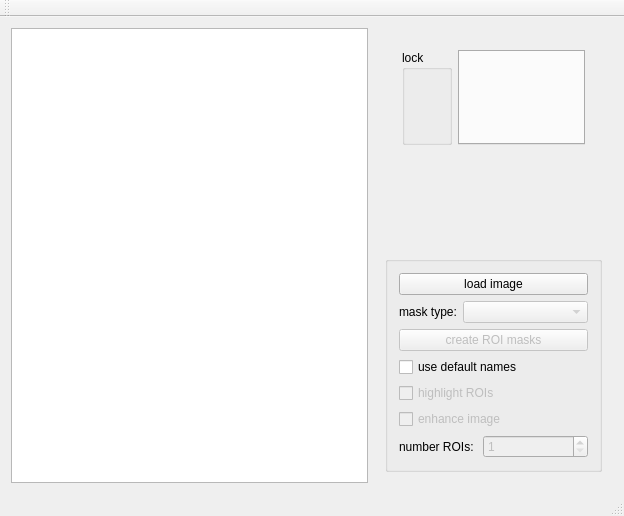
<?xml version="1.0" encoding="UTF-8"?>
<ui version="4.0">
 <class>MainWindow</class>
 <widget class="QMainWindow" name="MainWindow">
  <property name="geometry">
   <rect>
    <x>0</x>
    <y>0</y>
    <width>624</width>
    <height>516</height>
   </rect>
  </property>
  <property name="windowTitle">
   <string>MainWindow</string>
  </property>
  <widget class="QWidget" name="centralWidget">
   <layout class="QHBoxLayout" name="horizontalLayout">
    <item>
     <widget class="QGraphicsView" name="graphicsView"/>
    </item>
    <item>
     <widget class="QWidget" name="widget" native="true">
      <property name="sizePolicy">
       <sizepolicy hsizetype="Minimum" vsizetype="Preferred">
        <horstretch>0</horstretch>
        <verstretch>0</verstretch>
       </sizepolicy>
      </property>
      <layout class="QVBoxLayout" name="verticalLayout">
       <item>
        <widget class="QWidget" name="propertiesWidget" native="true">
         <property name="sizePolicy">
          <sizepolicy hsizetype="Minimum" vsizetype="Expanding">
           <horstretch>0</horstretch>
           <verstretch>0</verstretch>
          </sizepolicy>
         </property>
         <layout class="QGridLayout" name="gridLayout">
          <item row="0" column="2">
           <widget class="QTabWidget" name="maskFormsTabWidget">
            <property name="sizePolicy">
             <sizepolicy hsizetype="Minimum" vsizetype="MinimumExpanding">
              <horstretch>0</horstretch>
              <verstretch>0</verstretch>
             </sizepolicy>
            </property>
            <property name="currentIndex">
             <number>-1</number>
            </property>
           </widget>
          </item>
          <item row="1" column="0" colspan="4">
           <spacer name="verticalSpacer">
            <property name="orientation">
             <enum>Qt::Vertical</enum>
            </property>
            <property name="sizeHint" stdset="0">
             <size>
              <width>20</width>
              <height>40</height>
             </size>
            </property>
           </spacer>
          </item>
          <item row="0" column="1">
           <widget class="QGroupBox" name="maskLockGroupBox">
            <property name="sizePolicy">
             <sizepolicy hsizetype="Minimum" vsizetype="Minimum">
              <horstretch>0</horstretch>
              <verstretch>0</verstretch>
             </sizepolicy>
            </property>
            <property name="title">
             <string>lock</string>
            </property>
            <layout class="QVBoxLayout" name="maskLockLayout"/>
           </widget>
          </item>
         </layout>
        </widget>
       </item>
       <item>
        <widget class="QGroupBox" name="controlGroupBox">
         <property name="sizePolicy">
          <sizepolicy hsizetype="Minimum" vsizetype="Minimum">
           <horstretch>0</horstretch>
           <verstretch>0</verstretch>
          </sizepolicy>
         </property>
         <property name="checkable">
          <bool>false</bool>
         </property>
         <layout class="QVBoxLayout" name="verticalLayout_2">
          <item>
           <widget class="QPushButton" name="loadImagePushButton">
            <property name="text">
             <string>load image</string>
            </property>
           </widget>
          </item>
          <item>
           <widget class="QWidget" name="widget_3" native="true">
            <property name="sizePolicy">
             <sizepolicy hsizetype="Minimum" vsizetype="Preferred">
              <horstretch>0</horstretch>
              <verstretch>0</verstretch>
             </sizepolicy>
            </property>
            <layout class="QFormLayout" name="formLayout">
             <property name="leftMargin">
              <number>0</number>
             </property>
             <property name="topMargin">
              <number>0</number>
             </property>
             <property name="rightMargin">
              <number>0</number>
             </property>
             <property name="bottomMargin">
              <number>0</number>
             </property>
             <item row="0" column="0">
              <widget class="QLabel" name="label_2">
               <property name="text">
                <string>mask type:</string>
               </property>
              </widget>
             </item>
             <item row="0" column="1">
              <widget class="QComboBox" name="maskTypeComboBox">
               <property name="enabled">
                <bool>false</bool>
               </property>
               <property name="sizePolicy">
                <sizepolicy hsizetype="Minimum" vsizetype="Fixed">
                 <horstretch>0</horstretch>
                 <verstretch>0</verstretch>
                </sizepolicy>
               </property>
              </widget>
             </item>
            </layout>
           </widget>
          </item>
          <item>
           <widget class="QPushButton" name="createROIMasksPushButton">
            <property name="enabled">
             <bool>false</bool>
            </property>
            <property name="text">
             <string>create ROI masks</string>
            </property>
           </widget>
          </item>
          <item>
           <widget class="QCheckBox" name="useDefaultMaskFileNameCheckBox">
            <property name="text">
             <string>use default names</string>
            </property>
           </widget>
          </item>
          <item>
           <widget class="QCheckBox" name="highlightROIsCheckBox">
            <property name="enabled">
             <bool>false</bool>
            </property>
            <property name="text">
             <string>highlight ROIs</string>
            </property>
           </widget>
          </item>
          <item>
           <widget class="QCheckBox" name="enhanceImageCheckBox">
            <property name="enabled">
             <bool>false</bool>
            </property>
            <property name="text">
             <string>enhance image</string>
            </property>
           </widget>
          </item>
          <item>
           <widget class="QWidget" name="widget_2" native="true">
            <property name="sizePolicy">
             <sizepolicy hsizetype="Minimum" vsizetype="Preferred">
              <horstretch>0</horstretch>
              <verstretch>0</verstretch>
             </sizepolicy>
            </property>
            <layout class="QFormLayout" name="formLayout_2">
             <property name="leftMargin">
              <number>0</number>
             </property>
             <property name="topMargin">
              <number>0</number>
             </property>
             <property name="rightMargin">
              <number>0</number>
             </property>
             <property name="bottomMargin">
              <number>0</number>
             </property>
             <item row="0" column="0">
              <widget class="QLabel" name="label">
               <property name="sizePolicy">
                <sizepolicy hsizetype="Minimum" vsizetype="Preferred">
                 <horstretch>0</horstretch>
                 <verstretch>0</verstretch>
                </sizepolicy>
               </property>
               <property name="text">
                <string>number ROIs: </string>
               </property>
              </widget>
             </item>
             <item row="0" column="1">
              <widget class="QSpinBox" name="numberMasksSpinBox">
               <property name="enabled">
                <bool>false</bool>
               </property>
               <property name="minimum">
                <number>1</number>
               </property>
              </widget>
             </item>
            </layout>
           </widget>
          </item>
         </layout>
        </widget>
       </item>
      </layout>
     </widget>
    </item>
   </layout>
  </widget>
  <widget class="QMenuBar" name="menuBar">
   <property name="geometry">
    <rect>
     <x>0</x>
     <y>0</y>
     <width>624</width>
     <height>20</height>
    </rect>
   </property>
  </widget>
  <widget class="QToolBar" name="mainToolBar">
   <attribute name="toolBarArea">
    <enum>TopToolBarArea</enum>
   </attribute>
   <attribute name="toolBarBreak">
    <bool>false</bool>
   </attribute>
  </widget>
  <widget class="QStatusBar" name="statusBar"/>
 </widget>
 <layoutdefault spacing="6" margin="11"/>
 <resources/>
 <connections/>
</ui>
